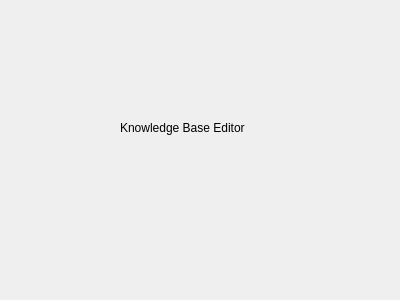
<?xml version="1.0" encoding="UTF-8"?>
<ui version="4.0">
 <class>AKBEditor</class>
 <widget class="QWidget" name="AKBEditor">
  <property name="geometry">
   <rect>
    <x>0</x>
    <y>0</y>
    <width>400</width>
    <height>300</height>
   </rect>
  </property>
  <property name="windowTitle">
   <string>AKBEditor</string>
  </property>
  <widget class="QLabel" name="label">
   <property name="geometry">
    <rect>
     <x>120</x>
     <y>120</y>
     <width>131</width>
     <height>16</height>
    </rect>
   </property>
   <property name="text">
    <string>Knowledge Base Editor</string>
   </property>
  </widget>
 </widget>
 <layoutdefault spacing="6" margin="11"/>
 <resources/>
 <connections/>
</ui>
